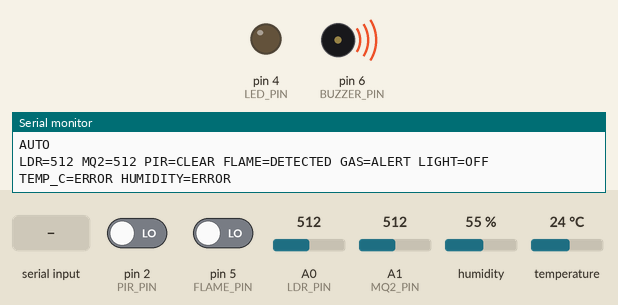
This sketch was run on a simulated Arduino Uno, built with avr-gcc and run on an emulated ATmega328P. Parts: output pins drawn as LEDs (lit = HIGH), buzzer (waves = sounding, pin HIGH), the last lines printed to the serial monitor. Inputs (shaded band) come from the test bench; at power-on: A0 (LDR_PIN) = 512, A1 (MQ2_PIN) = 512, pin 5 (FLAME_PIN) LOW, pin 2 (PIR_PIN) LOW, humidity 55 %, temperature 24 °C.

Above: at 1.2 s.
1.3 s: A0 (LDR_PIN) set to 415
4.5 s: A0 (LDR_PIN) set to 387
At 5.1 s:
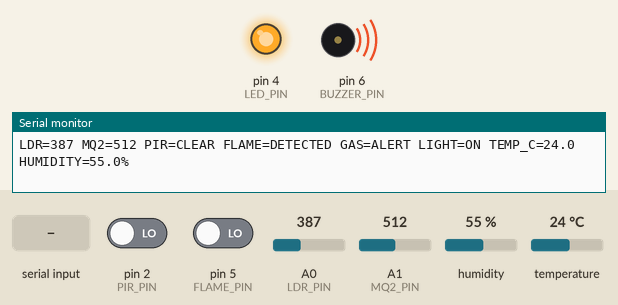
6.0 s: A1 (MQ2_PIN) set to 483
8.5 s: pin 5 (FLAME_PIN) driven HIGH
At 9.3 s:
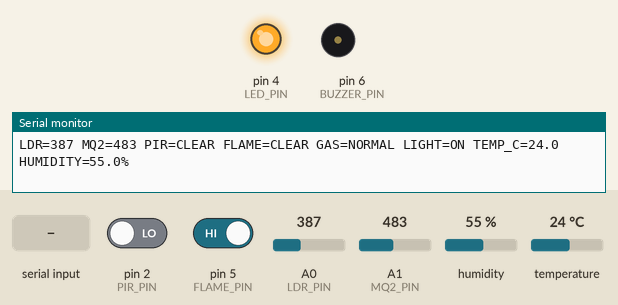
10.0 s: "LIGHT OFF\n" received over Serial
At 10.9 s:
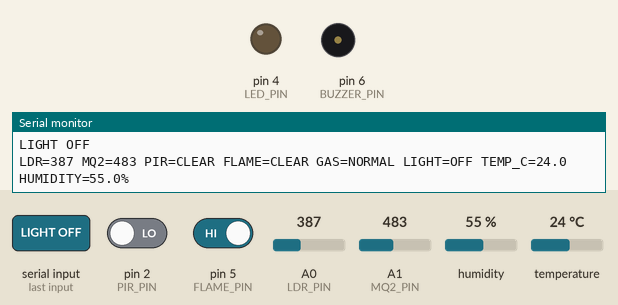
Timing chart, 0 to 13.0 s (numbered marks = the images above; inputs shaded):
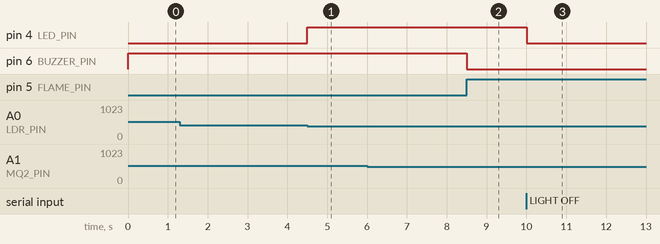

The sketch:

sketch_oct21a.ino
```cpp
/*
  SMART HOME IoT PROJECT
  Board: Arduino Uno R3

  LED Light       : D4
  PIR Sensor      : D2
  DHT22 DATA      : D3
  Flame Sensor DO : D5
  Buzzer          : D6
  LDR Module AO   : A0
  MQ-2 Sensor AO  : A1

  Serial commands:
  LIGHT ON
  LIGHT OFF
  ALL ON
  ALL OFF
  AUTO
*/

#include <DHT.h>

// Pin configuration
const byte LED_PIN = 4;
const byte PIR_PIN = 2;
const byte DHT_PIN = 3;
const byte FLAME_PIN = 5;
const byte BUZZER_PIN = 6;

const byte LDR_PIN = A0;
const byte MQ2_PIN = A1;

// DHT22 setup
#define DHT_TYPE DHT22
DHT dht(DHT_PIN, DHT_TYPE);

// Adjust after checking actual readings
const int LDR_DARK_THRESHOLD = 400;
const int MQ2_THRESHOLD = 500;

// Most flame modules output LOW when flame is detected
const byte FLAME_ACTIVE_LEVEL = LOW;

// Set to true if your module detects flame with HIGH
const bool FLAME_ACTIVE_HIGH = false;

// State variables
bool manualOverride = false;
bool manualLight = false;

bool motionDetected = false;
bool flameDetected = false;
bool gasDetected = false;

bool lightOn = false;

unsigned long lastReport = 0;
unsigned long lastDHTRead = 0;

float temperature = NAN;
float humidity = NAN;

void setup() {
  pinMode(LED_PIN, OUTPUT);
  pinMode(PIR_PIN, INPUT);
  pinMode(FLAME_PIN, INPUT);
  pinMode(BUZZER_PIN, OUTPUT);

  digitalWrite(LED_PIN, LOW);
  digitalWrite(BUZZER_PIN, LOW);

  Serial.begin(9600);
  Serial.setTimeout(50);

  dht.begin();

  Serial.println("SMART HOME READY");
  Serial.println("Commands:");
  Serial.println("LIGHT ON");
  Serial.println("LIGHT OFF");
  Serial.println("ALL ON");
  Serial.println("ALL OFF");
  Serial.println("AUTO");
}

void readCommands() {
  if (!Serial.available()) {
    return;
  }

  String command = Serial.readStringUntil('\n');
  command.trim();
  command.toUpperCase();

  if (command == "LIGHT ON" || command == "ALL ON") {
    manualOverride = true;
    manualLight = true;
    Serial.println("LIGHT ON");
  }
  else if (command == "LIGHT OFF" ||
           command == "ALL OFF") {
    manualOverride = true;
    manualLight = false;
    Serial.println("LIGHT OFF");
  }
  else if (command == "AUTO") {
    manualOverride = false;
    Serial.println("AUTO MODE");
  }
}

void readDHT22() {
  // DHT22 should not be read more frequently than
  // approximately once every 2 seconds.
  if (millis() - lastDHTRead < 2000) {
    return;
  }

  lastDHTRead = millis();

  float newTemperature = dht.readTemperature();
  float newHumidity = dht.readHumidity();

  if (!isnan(newTemperature) && !isnan(newHumidity)) {
    temperature = newTemperature;
    humidity = newHumidity;
  } else {
    Serial.println("DHT22 read error");
  }
}

void loop() {
  readCommands();

  int ldrValue = analogRead(LDR_PIN);
  int mq2Value = analogRead(MQ2_PIN);

  motionDetected = (digitalRead(PIR_PIN) == HIGH);

  int flameValue = digitalRead(FLAME_PIN);

  if (FLAME_ACTIVE_HIGH) {
    flameDetected = (flameValue == HIGH);
  } else {
    flameDetected = (flameValue == FLAME_ACTIVE_LEVEL);
  }

  // Basic analog threshold; calibrate for your module
  gasDetected = (mq2Value >= MQ2_THRESHOLD);

  bool dark = (ldrValue < LDR_DARK_THRESHOLD);

  // Manual commands override automatic lighting.
  // AUTO mode turns the light on in darkness or on motion.
  if (manualOverride) {
    lightOn = manualLight;
  } else {
    lightOn = dark || motionDetected;
  }

  digitalWrite(LED_PIN, lightOn ? HIGH : LOW);

  // Keep safety alarm active even when ALL OFF is commanded.
  if (gasDetected || flameDetected) {
    digitalWrite(BUZZER_PIN, HIGH);
  } else {
    digitalWrite(BUZZER_PIN, LOW);
  }

  readDHT22();

  // Print sensor status once per second
  if (millis() - lastReport >= 1000) {
    lastReport = millis();

    Serial.print("LDR=");
    Serial.print(ldrValue);

    Serial.print(" MQ2=");
    Serial.print(mq2Value);

    Serial.print(" PIR=");
    Serial.print(motionDetected ? "MOTION" : "CLEAR");

    Serial.print(" FLAME=");
    Serial.print(flameDetected ? "DETECTED" : "CLEAR");

    Serial.print(" GAS=");
    Serial.print(gasDetected ? "ALERT" : "NORMAL");

    Serial.print(" LIGHT=");
    Serial.print(lightOn ? "ON" : "OFF");

    Serial.print(" TEMP_C=");
    if (isnan(temperature)) {
      Serial.print("ERROR");
    } else {
      Serial.print(temperature, 1);
    }

    Serial.print(" HUMIDITY=");
    if (isnan(humidity)) {
      Serial.println("ERROR");
    } else {
      Serial.print(humidity, 1);
      Serial.println("%");
    }
  }
}
```

Measured:
- the behaviour switches between 400 and 399 on A0 (LDR_PIN) (found by bisection; images 0 and 1)
- after the input at 4.5 s, pin 4 (LED_PIN): LOW → HIGH at once
- after the input at 8.5 s, pin 6 (BUZZER_PIN): HIGH → LOW at once
- after the input at 10.0 s, pin 4 (LED_PIN): HIGH → LOW at once
